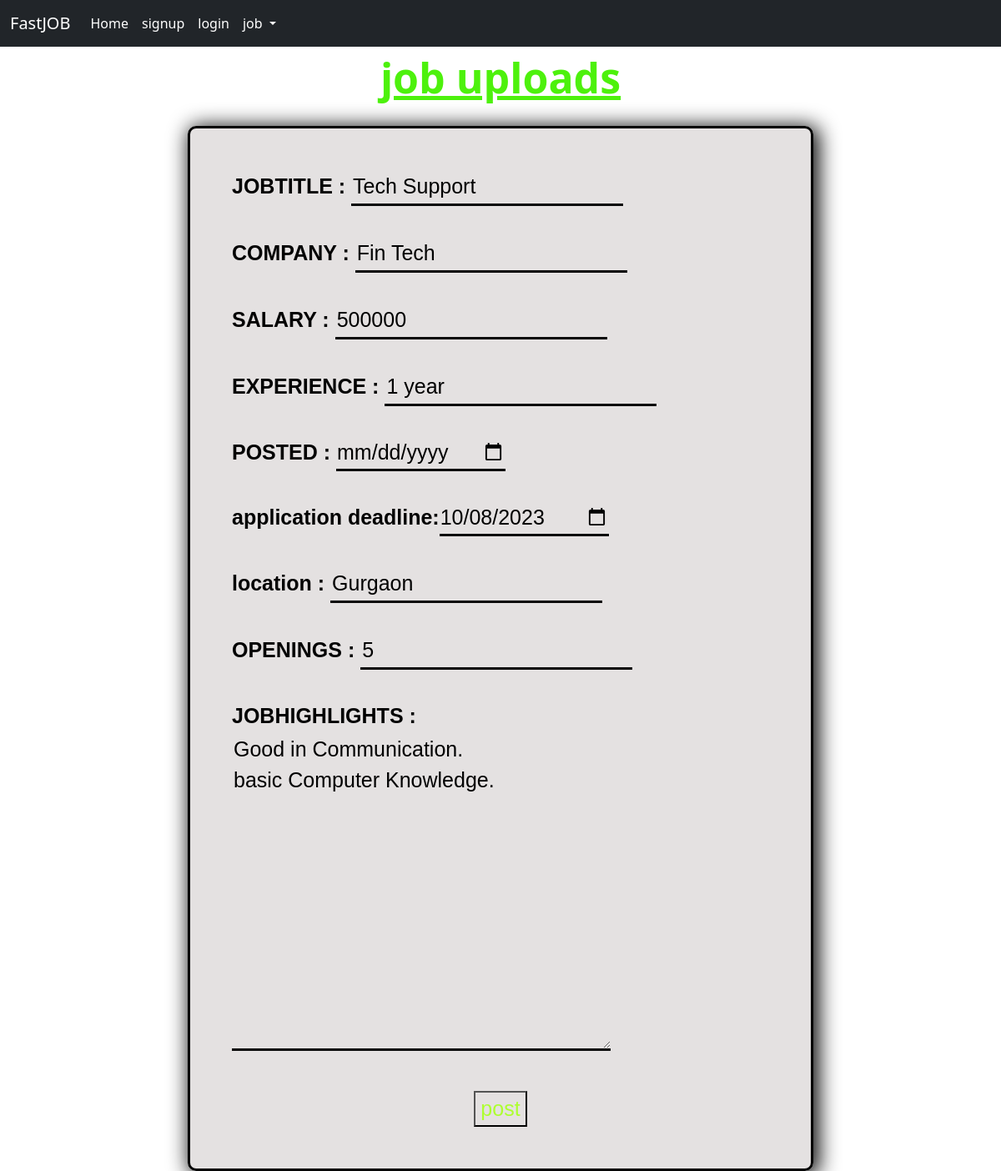
The page /jobupload_update/3 (signed in) on the database its author committed.
### app/models.py (models this page shows, shortened)
class employer(models.Model):
    jobtitle=models.CharField(max_length=200)
    company=models.CharField(max_length=200)
    salary=models.CharField(max_length=200)
    experience_year=models.CharField(max_length=200)
    posted=models.DateTimeField(default=timezone.now , blank=True)
    openings=models.CharField(max_length=200)
    jobhighlights=models.TextField()
    application_deadline=models.CharField(max_length=150)
    location=models.CharField(max_length=220)

### app/views.py (the view)
# urls.py: path("jobupload_update/<int:id>",jobupload_update,name='job upload_update'),
def jobupload_update(request,id):
    if request.user.is_staff:
        data=employer.objects.get(id=id)
        return render(request,"jobupload_update.html",{'data':data})

### template/jobupload_update.html (shortened to what this page needs)
{%extends 'index.html'%}
{%block body%}
<center style="color: rgb(77, 241, 12);font-size:50px;"><b><u>job uploads</u></b></center>
<div class="div">
    <form action="/do_update_jobupload/{{data.id}}" method="post" enctype="multipart/form-data">
        JOBTITLE : <input type="text" placeholder="Enter job title " class="input" name="jobtitle" value="{{data.jobtitle}}"><br><br>
        COMPANY : <input type="text" placeholder="Enter company name " class="input" name="company" value="{{data.company}}"><br><br>
        SALARY : <input type="text" placeholder="Enter budget" class="input" name="salary" value="{{data.salary}}"><br><br>
        EXPERIENCE : <input type="text" placeholder="enter require experience" class="input" name="experience_year" value="{{data.experience_year}}"><br><br>
        POSTED : <input type="date" placeholder="job post date" class="input" name="posted" value="{{data.posted}}"><br><br>
        application deadline:<input type="date" placeholder="application deadline" class="input" name="application_deadline" value="{{data.application_deadline}}"><br><br>
        location : <input type="text" placeholder="enter location" class="input" name="location" value="{{data.location}}"><br><br>
        OPENINGS : <input type="text" placeholder="number of candidate" class="input" name="openings" value="{{data.openings}}"><br><br>
        JOBHIGHLIGHTS : <textarea name="jobhighlights" placeholder="enter highlights" cols="30" rows="10" class="input" >{{data.jobhighlights}}</textarea><br><br>
        <center><button type="submit" style="color: greenyellow;background:transparent;">post</button></center>
    </form>
</div>
{%endblock body%}

### template/jobupload_update.html (style rules this page uses)
.div { margin: auto; width: 750px; height: auto; margin-top: 20px; padding:50px; font-family: Arial, Helvetica, sans-serif; font-weight: bolder; font-size: 25px; border: 3px solid rgb(0, 0, 0); border-radius:10px; box-shadow: 4px 3px 25px 3px rgb(13, 13, 13); background-color: rgba(219, 215, 215, 0.75); color: rgb(2, 2, 2); }
.input { background: transparent; color: rgb(0, 0, 0); border: 0px; border-bottom: 3px solid rgb(6, 6, 6); }

### rows shown on the page
employer: jobtitle "Tech Support", company "Fin Tech", salary "500000", experience_year "1 year", application_deadline "10/08/2023", location "Gurgaon", openings "5", jobhighlights "Good in Communication. basic Computer Knowledge."
